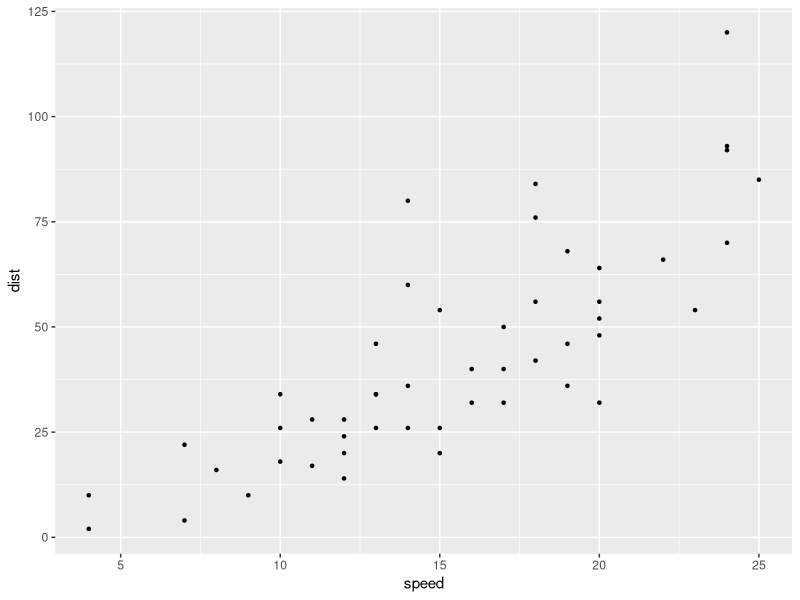

The R script that drew this image:
## ---- chunk 1
knitr::opts_chunk$set(comment = "#",collapse = TRUE)
## ---- chunk 2
cat("Checking directory.\n")
getwd()
## ---- chunk 3
library(ggplot2)
ggplot(cars,aes(x = speed,y = dist)) +
  geom_point(shape = 20)
